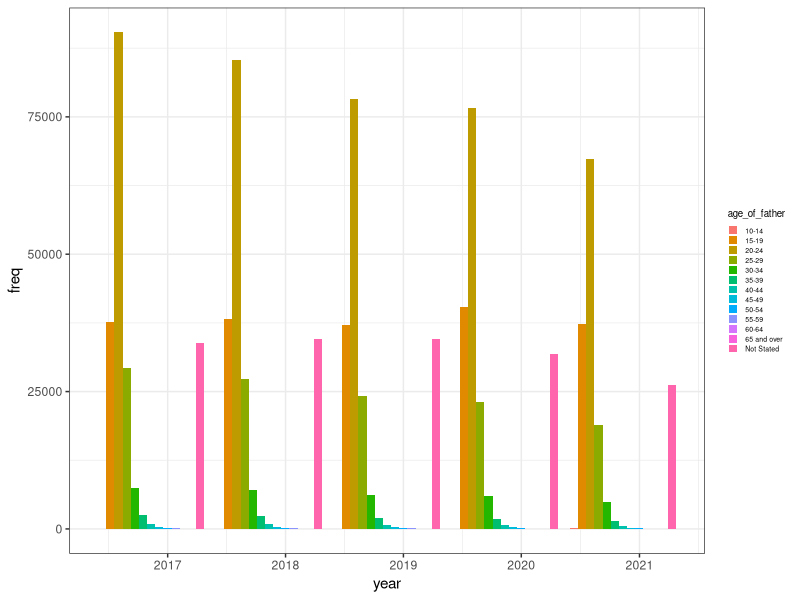
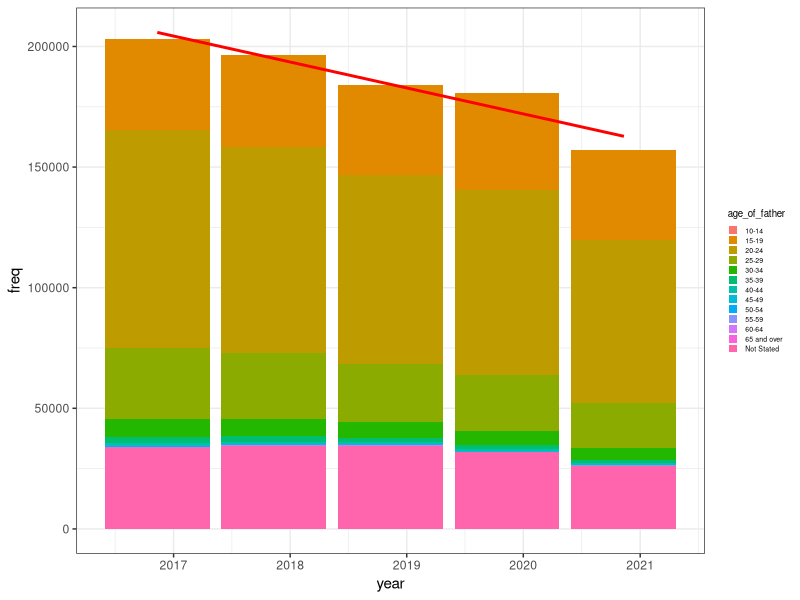
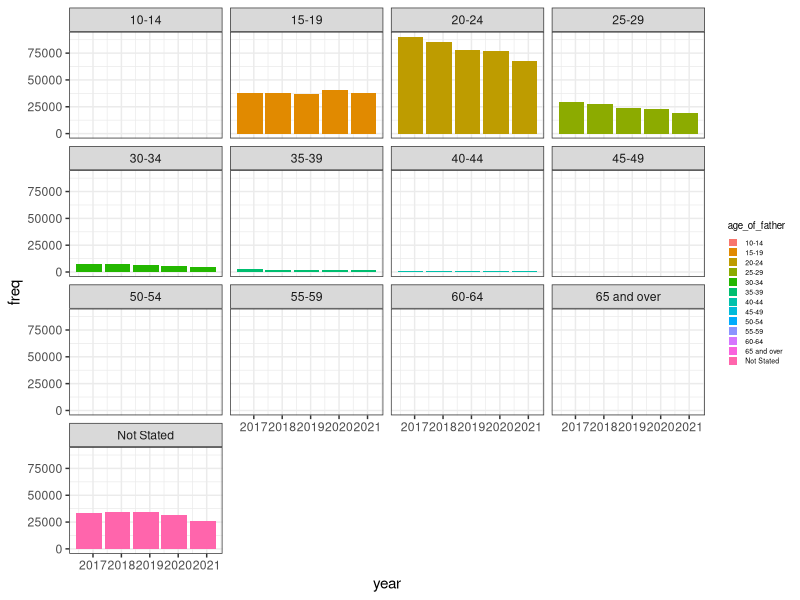
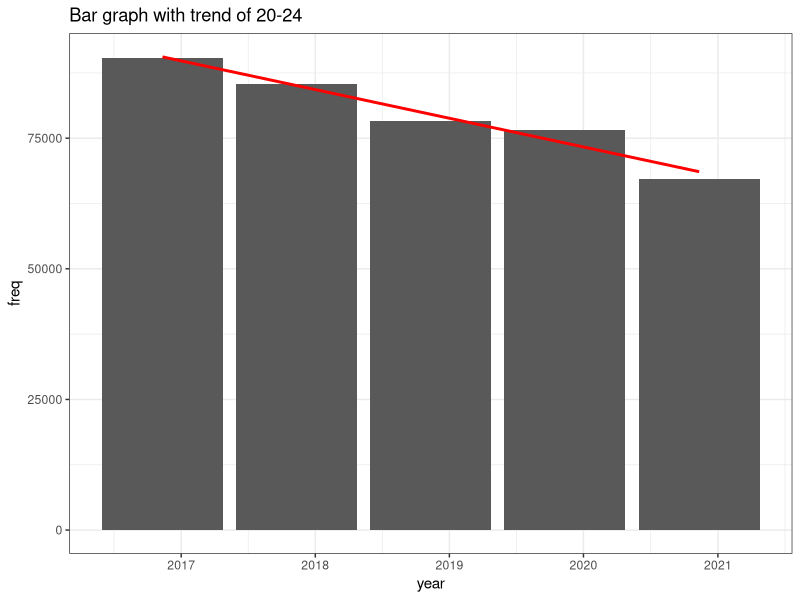

R code for these plots, in order:
library(readxl)
library(ggplot2)
library(dplyr)

col_names <- c("age_of_father", "freq", "year")

data_2016 <- read_excel("teen/teen_data.xlsx", 
                        sheet = "Table 3", range = "A8:B20", 
                        col_names = FALSE, na = "*")
data_2016$year <- as.Date(rep("2016", nrow(data_2016)), format='%Y')

data_2017 <- read_excel("teen/teen_data.xlsx", 
                        sheet = "Table 3", range = "A24:B36", 
                        col_names = FALSE, na = "*")
data_2017$year <- as.Date(rep("2017", nrow(data_2017)), format='%Y')

data_2018 <- read_excel("teen/teen_data.xlsx", 
                        sheet = "Table 3", range = "A40:B52", 
                        col_names = FALSE, na = "*")
data_2018$year <- as.Date(rep("2018", nrow(data_2018)), format='%Y')

data_2019 <- read_excel("teen/teen_data.xlsx", 
                        sheet = "Table 3", range = "A56:B68", 
                        col_names = FALSE, na = "*")
data_2019$year <- as.Date(rep("2019", nrow(data_2019)), format='%Y')

data_2020 <- read_excel("teen/teen_data.xlsx", 
                        sheet = "Table 3", range = "A72:B84", 
                        col_names = FALSE, na = "*")
data_2020$year <- as.Date(rep("2020", nrow(data_2020)), format='%Y')

colnames(data_2016) <- col_names
colnames(data_2017) <- col_names
colnames(data_2018) <- col_names
colnames(data_2019) <- col_names
colnames(data_2020) <- col_names

teen_data <- rbind(data_2016, data_2017, data_2018, data_2019, data_2020)

small_legend <- theme(legend.key.size = unit(0.25, 'cm'),
                      legend.title = element_text(size=7),
                      legend.text = element_text(size=5))


# Overall
ggplot(data=teen_data,
       mapping=aes(x=year,
                   y=freq,
                   fill=age_of_father)) + 
  geom_bar(position="dodge", stat="identity") +
  theme_bw() +
  small_legend


# By total
ggplot(data=teen_data) +
  geom_bar(mapping=aes(x=year,
                       y=freq,
                       fill=age_of_father),
           stat="identity") +
  geom_smooth(data=group_by(teen_data, year) %>%
                    summarise(total=sum(freq)),
              mapping=aes(x=year,
                          y=total),
              method="lm",
              se=FALSE,
              color="red") +
  theme_bw() +
  small_legend


# By age of father (overall)
ggplot(data=teen_data,
       mapping=aes(x=year,
                   y=freq,
                   fill=age_of_father)) + 
  geom_bar(stat="identity") +
  facet_wrap(~age_of_father) +
  theme_bw() +
  small_legend


# By age of father (specific)
age_of_father_vector <- unique(teen_data$age_of_father)
age_of_father_vector # for quick printing
i <- 3
ggplot(data=filter(teen_data, age_of_father==age_of_father_vector[i]),
       mapping=aes(x=year,y=freq)) +
  geom_bar(stat="identity") +
  geom_smooth(method="lm", se=FALSE, color="red") +
  theme_bw() +
  labs(title=paste("Bar graph with trend of", age_of_father_vector[i], sep=" "))


















#        legend.box.background = element_rect(fill="black"),
#        plot.background = element_rect(fill="black"),
#        panel.background = element_rect(fill="black", color="gray"),
#        panel.grid.major = element_line(color = "navy"),
#        panel.grid.minor = element_line(color = "navy"))


